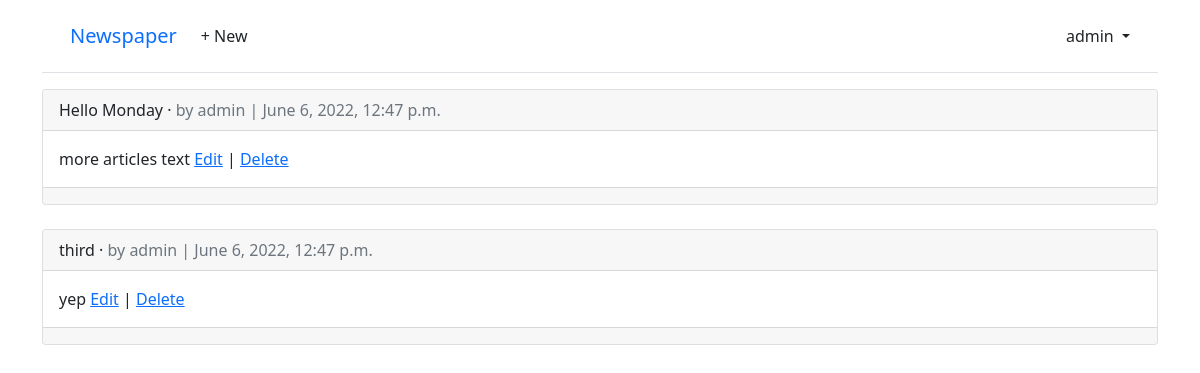
/articles/ (signed in), run on an earlier commit of the app's database.
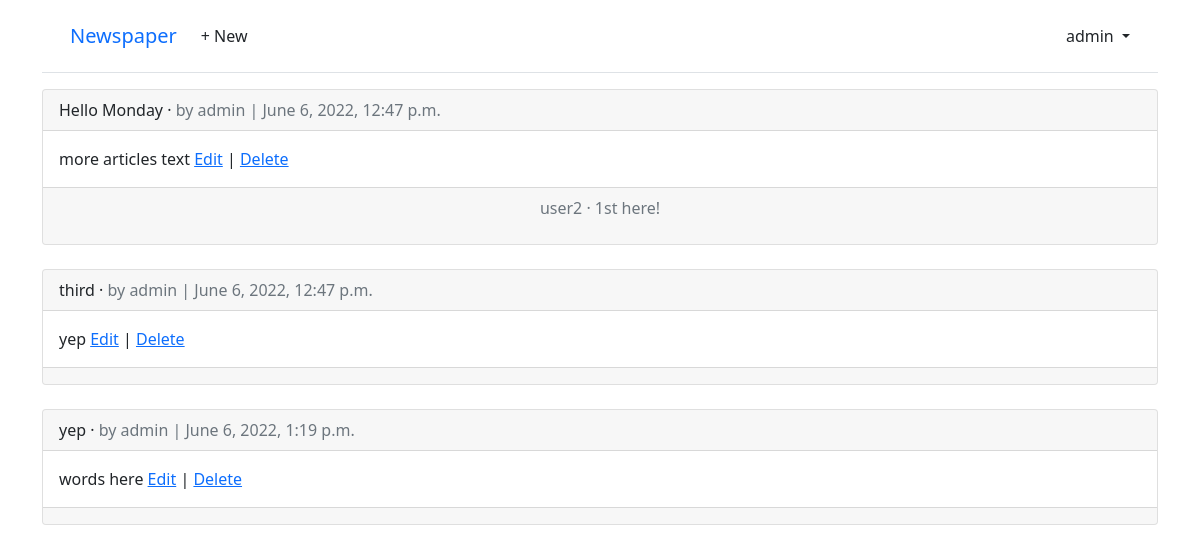
And on a later commit of the database.
### articles/models.py (models this page shows, shortened)
class Article(models.Model):
    title = models.CharField(max_length=255)
    body = models.TextField()
    date = models.DateTimeField(auto_now_add=True)
    author = models.ForeignKey(
        get_user_model(),
        on_delete=models.CASCADE,
    )

class Comment(models.Model):  # new
    article = models.ForeignKey(
        Article,
        on_delete=models.CASCADE,
        related_name='comments',
        )
    comment = models.CharField(max_length=140)
    author = models.ForeignKey(
        get_user_model(),
        on_delete=models.CASCADE,
    )
    def __str__(self):
        return self.comment

### users/models.py (models this page shows)
class CustomUser(AbstractUser):
    age = models.PositiveIntegerField(null=True, blank=True)

### articles/views.py (the view)
# urls.py: path('', ArticleListView.as_view(), name='article_list'),
class ArticleListView(LoginRequiredMixin, ListView):
    model = Article
    template_name = 'article_list.html'
    login_url = 'login'  # new

### templates/article_list.html (shortened to what this page needs)
{% extends 'base.html' %}
{% block content %}
{% for article in object_list %}
<div class="card">
    <div class="card-header">
        <span class="font-weight-bold">{{ article.title }}</span> &middot;
        <span class="text-muted">by {{ article.author }} |
            {{ article.date }}</span>
    </div>
    <div class="card-body">
        {{ article.body }}
        <a href="{% url 'article_edit' article.pk %}">Edit</a> |
        <a href="{% url 'article_delete' article.pk %}">Delete</a>
    </div>
    <div class="card-footer text-center text-muted">
        {% for comment in article.comments.all %}
        <p>
            <span class="font-weight-bold">{{ comment.author }} &middot;</span>
            {{ comment }}
        </p>
        {% endfor %}
    </div>
</div>
<br />
{% endfor %}
{% endblock content %}

What changed in the data, as far as the page shows it:
added Comment: author "user2", comment "1st here!", shown under Article "Hello Monday"
added Article: title "yep", author "admin", date "June 6, 2022, 1:19 p.m.", body "words here"
